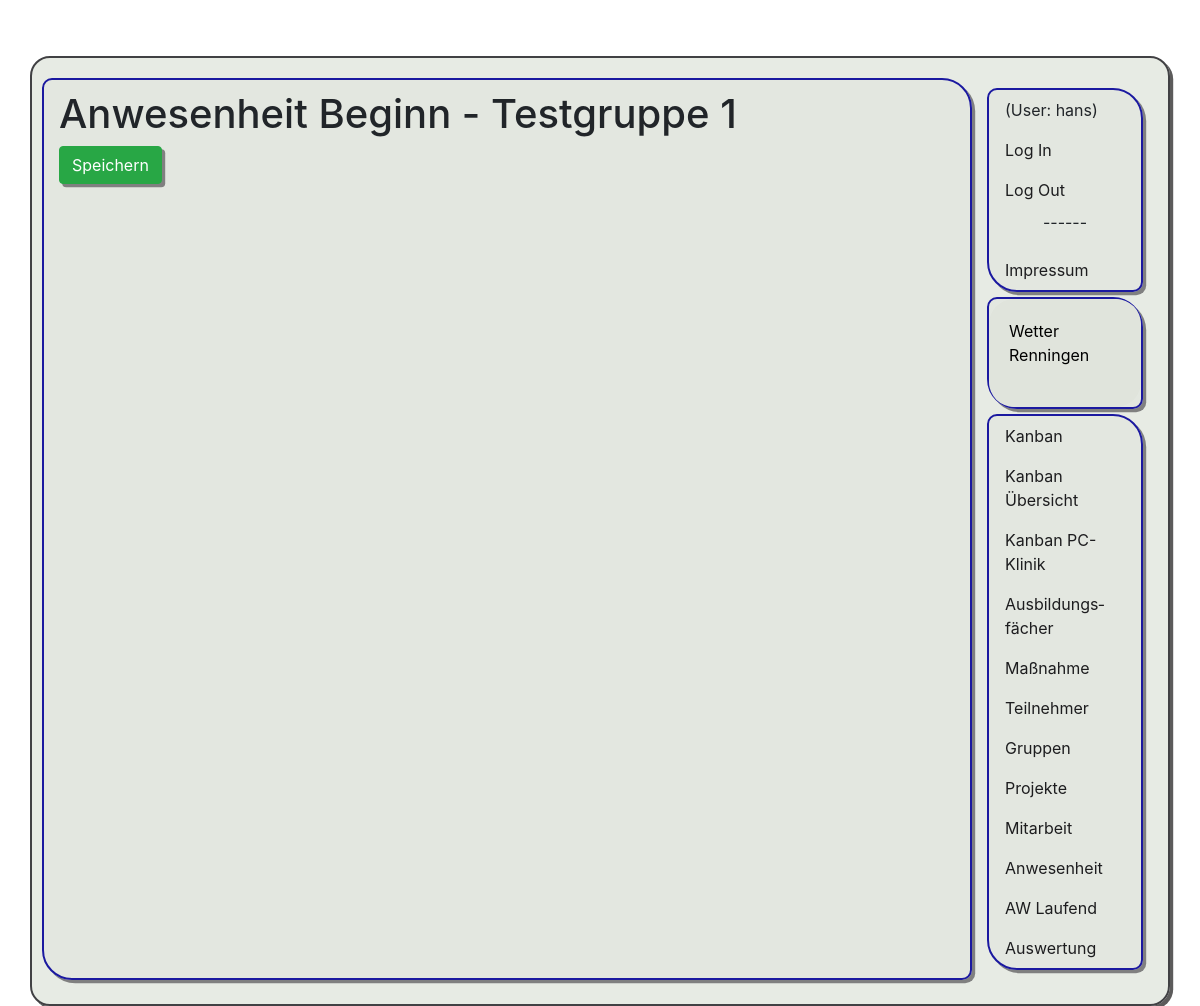
/pr1/anwesenheit/1/start (signed in), run on an earlier commit of the app's database.
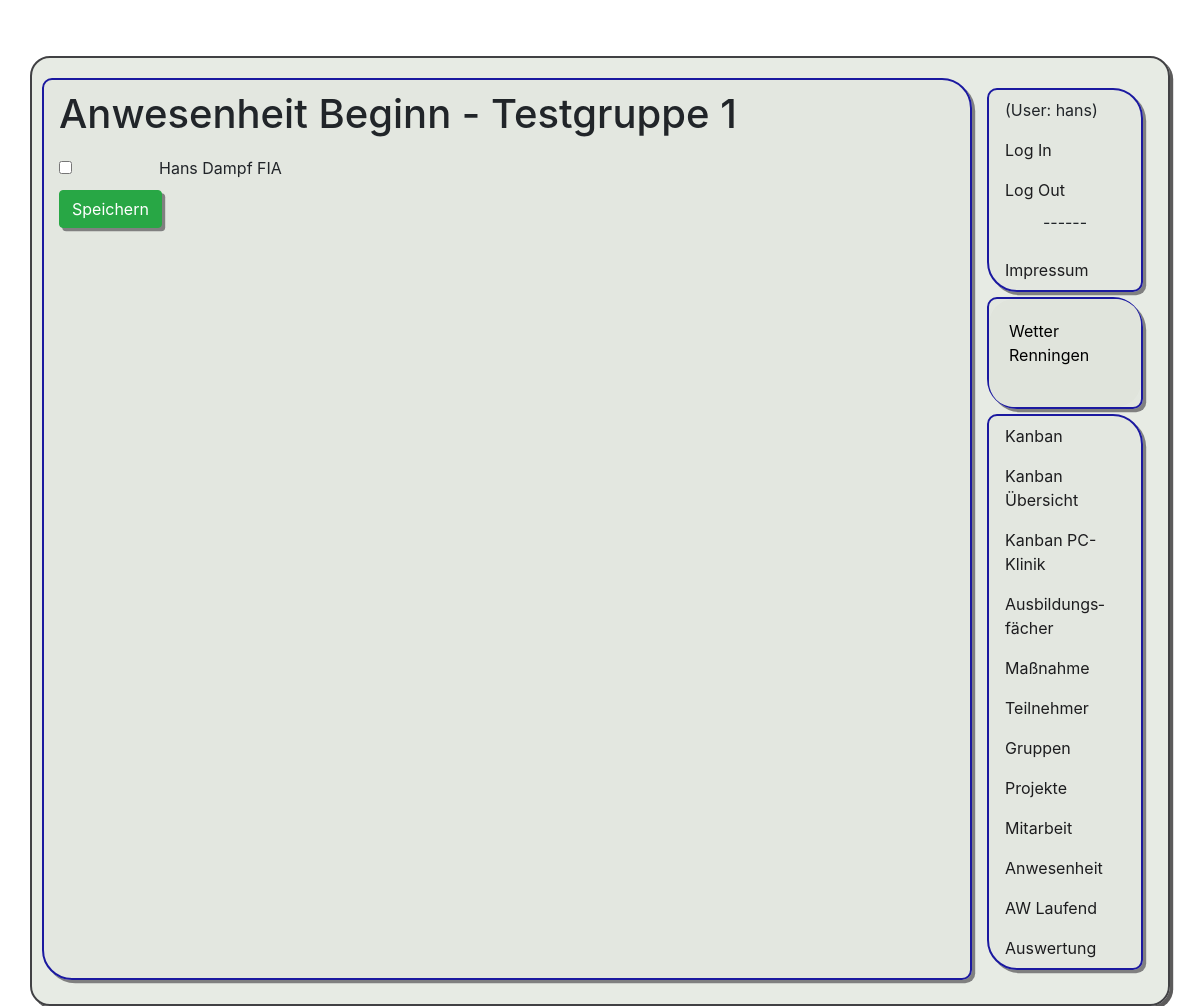
And on a later commit of the database.
### app1/models.py (models this page shows, shortened)
class Teilnehmer(models.Model):
    name = models.CharField(max_length=50)
    vorname = models.CharField(max_length=50)
    ausbildung = models.ForeignKey(Ausbildung, on_delete=models.CASCADE)
    gruppe = models.ForeignKey(Gruppe, on_delete=models.CASCADE, null=True)
    aktiv = models.BooleanField(default=True)
    email = models.CharField(max_length=255, blank=True)
    mobil = models.CharField(max_length=255, blank=True)
    class Meta:
        ordering = ['name']
        verbose_name_plural = "Teilnehmer"

class Ausbildung(models.Model):
    name = models.CharField(max_length=50)
    slug = models.CharField(max_length=10, unique=True)
    aktiv = models.BooleanField(default=True)
    class Meta:
        ordering = ['slug']
        verbose_name_plural = "Ausbildungen"

### app1/views.py (the view)
# urls.py: path('anwesenheit/<int:gruppe>/start', views.anwesenheit_start, name = 'anwesenheit_start'),
@permission_required('app1.view_teilnehmer')
def anwesenheit_start(request, gruppe):
    if request.method == "POST":
        gruppe = Gruppe.objects.get(id=request.POST["gruppe"])
        teilnehmer = Teilnehmer.objects.filter(aktiv=True, gruppe=gruppe)
        for tn in teilnehmer:
            anwesend = "cbox_"+str(tn.id) in request.POST
            anwesenheit = Anwesenheit(
                teilnehmer=tn, user=request.user, anwesend=anwesend)
            anwesenheit.save()
        return redirect("/pr1/anwesenheit/"+str(gruppe.id))
    else:
        gruppe = Gruppe.objects.get(id=gruppe)
        teilnehmer = Teilnehmer.objects.filter(aktiv=True, gruppe=gruppe)
        return render(request, 'app1/anwesenheit_start.html', {"gruppe": gruppe, "teilnehmer": teilnehmer})

### app1/templates/app1/anwesenheit_start.html (shortened to what this page needs)
﻿{% extends 'app1/base.html' %} {% block h1 %} Anwesenheit Beginn -
{{gruppe.name}} {% endblock h1 %} {% block content %}
  <form method="POST">
    {% for zeile in teilnehmer %}
        <div class="form-check form-switch">
            <input class="form-check-input" type="checkbox" id="cbox_{{zeile.id}}" name="cbox_{{zeile.id}}">
            <label class="form-check-label zeile_tn" for="cbox_{{zeile.id}}">{{zeile.vorname}} {{zeile.name}} {{zeile.ausbildung.slug}}</label>
        </div>
    {% endfor %}
    <button type="submit" class="btn btn-success">Speichern</button>
  </form>
{% endblock content %}

What changed in the data, as far as the page shows it:
added Teilnehmer: vorname "Hans", name "Dampf", ausbildung.slug "FIA"
